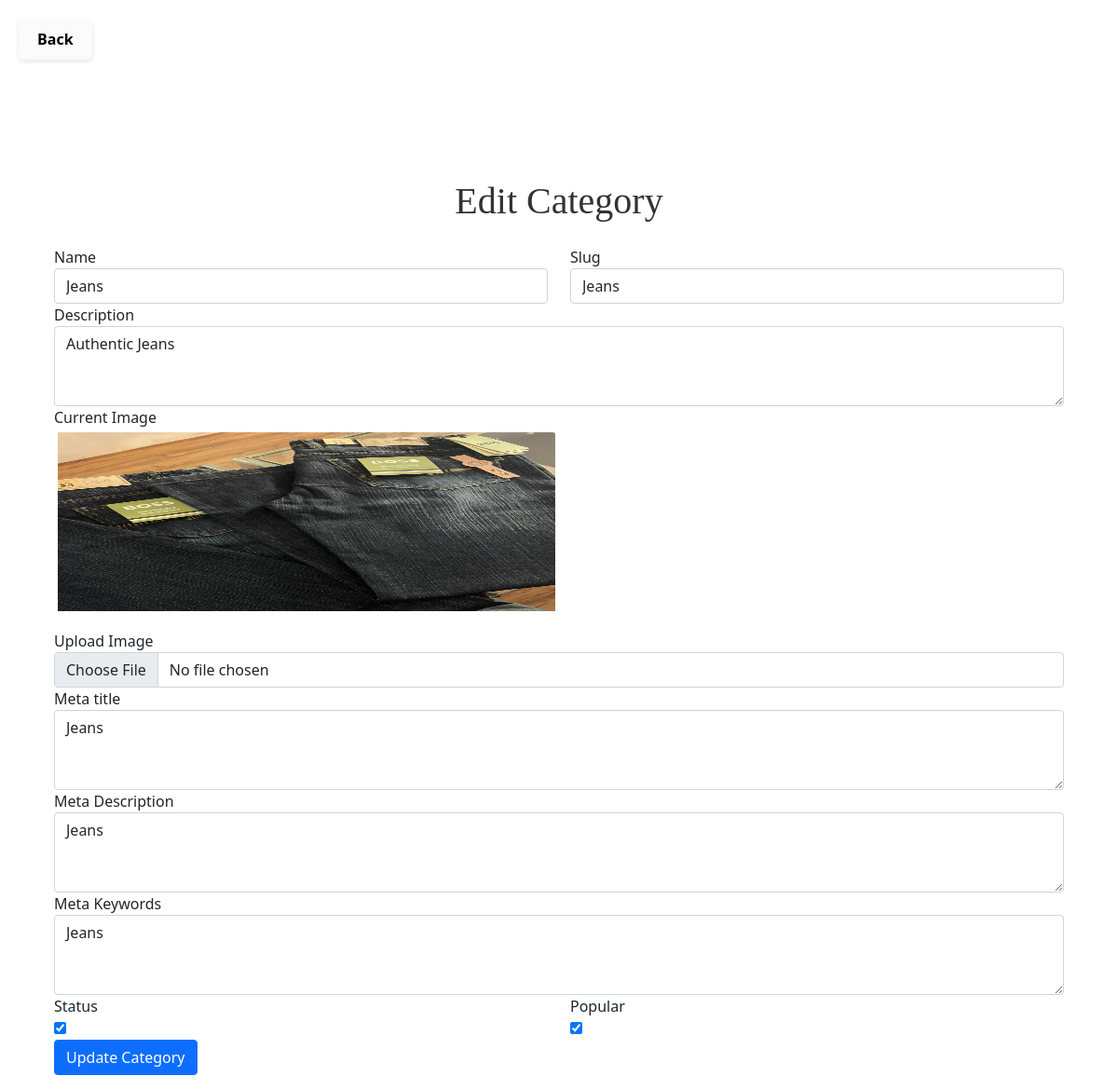
The page /edit_categories.php?id=20 on the database its author committed.
### tables this page shows
CREATE TABLE `categories` (
  `id` int(11) NOT NULL,
  `name` varchar(255) NOT NULL,
  `slug` varchar(255) NOT NULL,
  `description` text DEFAULT NULL,
  `meta_title` varchar(255) NOT NULL,
  `meta_description` text NOT NULL,
  `meta_keywords` varchar(255) NOT NULL,
  `status` int(11) NOT NULL DEFAULT 0,
  `popular` int(11) NOT NULL DEFAULT 0,
  `image` varchar(255) NOT NULL,
  `created_at` timestamp NOT NULL DEFAULT current_timestamp()
);

### edit_categories.php (the view, shortened to what this page needs)
<?php
$hostname = "localhost";
$username = "root";
$password = "";
$dbname = "CCBS";
$conn = new mysqli($hostname, $username, $password, $dbname);
$id= $_GET['id'];
$sql = "SELECT * FROM categories WHERE id = '$id'";
$result = mysqli_query($conn, $sql);
$category = mysqli_fetch_assoc($result);
?>
    <!DOCTYPE html>
<html lang="en">
<head>
    <link rel="stylesheet" href="styles.css">
    <link href="https://cdn.jsdelivr.net/npm/bootstrap@5.0.2/dist/css/bootstrap.min.css" rel="stylesheet">
    <link rel="stylesheet" href="https://cdnjs.cloudflare.com/ajax/libs/font-awesome/6.5.0/css/all.min.css">
    <link rel="stylesheet" href="https://cdn.jsdelivr.net/npm/bootstrap-icons@1.10.5/font/bootstrap-icons.css">
    <link href="https://unpkg.com/aos@2.3.1/dist/aos.css" rel="stylesheet">
</head>
<body>
<div class="container">
    <button class="back">
        <a href="admin_dashboard.php" style="text-decoration: none; color: black;">Back</a>
    </button>
</div>
 <div class="container mt-5 pt-5">
        <h1 class="mt-5 pt-5">Edit Category</h1>
         <div class="card-body">
                    <form action="" method="POST" enctype="multipart/form-data">
                        <div class="row">
                            <div class="col-md-6">
                                <label for="">Name</label>
                                <input type="text" name="name" value="<?= $category['name']?>"  class="form-control">
                            </div>
                            <div class="col-md-6">
                                <label for="">Slug</label>
                                <input type="text" name="slug" value="<?= $category['slug']?>" class="form-control">
                            </div>
                            <div class="col-md-12">
                                <label for="">Description</label>
                                <textarea rows="3" name="description"  class="form-control"><?= $category['description']?></textarea>
                            </div>
                            <div class="mb-3">
                                <label>Current Image</label><br>
                                <img src="catuploads/<?= $category['image']; ?>" width="120" class="img-thumbnail">
                            </div>
                            <div class="col-md-12">
                                <label for="">Upload Image</label>
                                <input type="file" name="image" class="form-control">
                            </div>
                            <div class="col-md-12">
                                <label for="">Meta title</label>
                                <textarea rows="3" name="meta_title" class="form-control"><?= $category['meta_title'] ?></textarea>
                            </div>
                            <div class="col-md-12">
                                <label for="">Meta Description</label>
                                <textarea rows="3" name="meta_description" class="form-control"><?= $category['meta_description']?></textarea>
                            </div>
                            <div class="col-md-12">
                                <label for="">Meta Keywords</label>
                                <textarea rows="3" name="meta_keywords" class="form-control"><?= $category['meta_keywords']?></textarea>
                            </div>
                            <div class="col-md-6">
                                <label for="">Status</label><br>
                                <input type="checkbox" name="status" <?= $category['status'] ? 'checked' : ''; ?>>
                            </div>
                            <div class="col-md-6">
                                <label for="">Popular</label><br>
                                <input type="checkbox" name="popular" <?= $category['popular'] ? 'checked' : ''; ?>>
                            </div>
                            <div class="col-md-12">
                                <button type="submit" name="update_category" class="btn btn-primary">Update Category</button>
                            </div>
                        </div>
                    </form>
                </div>
    </div>
</body>
</html>

### styles.css (style rules this page uses)
* { margin: 0; padding: 0; box-sizing: border-box; }
html, body { max-width: 100%; overflow-x: hidden; font-family: Arial, sans-serif; background-color: #f8f8f8; display: flex; flex-direction: column; min-height: 100vh; }
.img-thumbnail { border: none !important; }
h1 { font-family: cursive; text-align: center; margin: 30px 0; color: #333; }
.card-body img { min-width: 50%; max-height: 200px; }
.back { color: black; text-decoration: none; font-size: 16px; font-weight: bold; background-color: transparent; border: none; position: absolute; top: 20px; left: 20px; background-color:rgba(248, 249, 250, 0.68); border: none; padding: 10px 20px; font-size: 16px; cursor: pointer; border-radius: 5px; box-shadow: 0 2px 5px rgba(0, 0, 0, 0.1); }

### rows shown on the page
categories: name "Jeans", slug "Jeans", description "Authentic Jeans", image (picture), meta_title "Jeans", meta_description "Jeans", meta_keywords "Jeans", status "☑", popular "☑"
